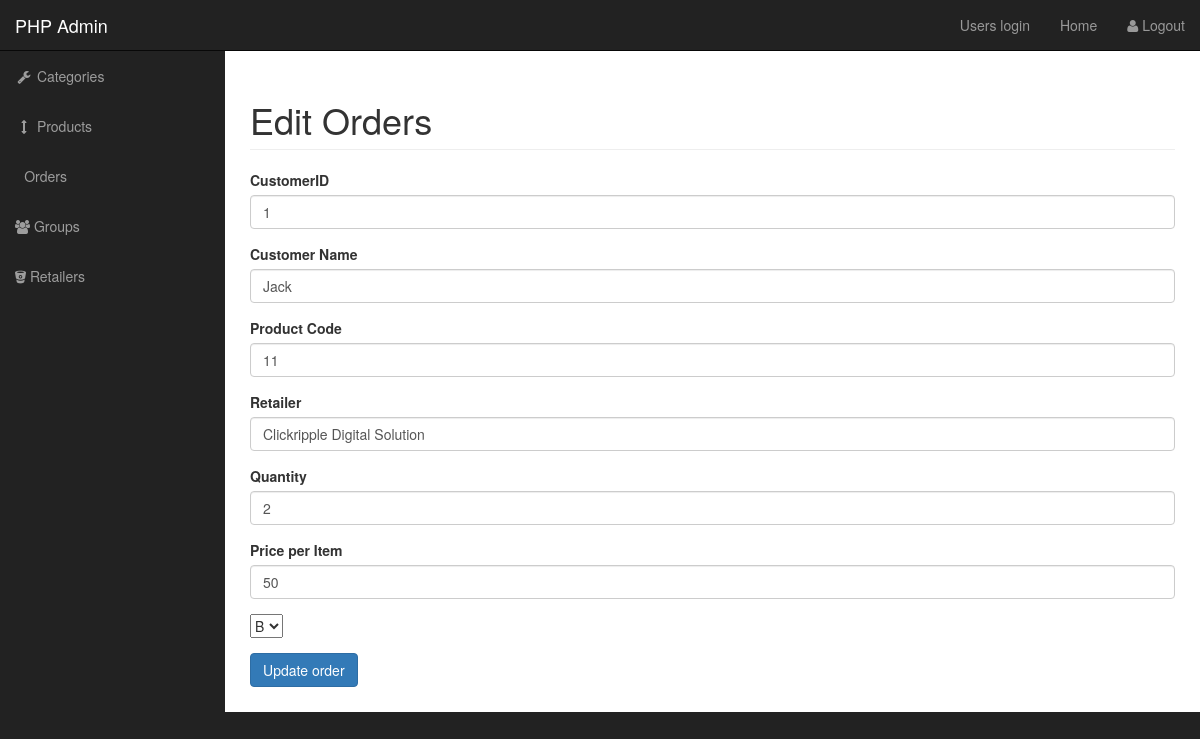
The app's page /admin/edit_orders.php?order_id=1 with its own data.
### tables this page shows
CREATE TABLE `orders` (
  `orderID` int(11) NOT NULL,
  `customerID` varchar(11) NOT NULL,
  `orderDate` date NOT NULL,
  `customerName` varchar(255) NOT NULL,
  `productCode` varchar(11) NOT NULL,
  `retail_source` varchar(255) NOT NULL,
  `quantity` int(11) NOT NULL,
  `price_per_item` double NOT NULL,
  `total_price` double DEFAULT NULL,
  `order_groupId` int(11) NOT NULL
);

### admin/edit_orders.php (the view, shortened to what this page needs)
<?php include "../inc/connect.php"; ?>
<?php  include "includes/admin_header.php" ?>
    <div id="wrapper">
       <?php  include "includes/admin_navigation.php" ?>
<div id="page-wrapper">
            <div class="container-fluid">
                <div class="row">
                    <div class="col-lg-12">
                        <h1 class="page-header">
                          Edit Orders
                        </h1>
<?php
if(isset($_GET['order_id'])){
    $get_order_id = $_GET['order_id'];
	}
	 $query = "SELECT * FROM orders WHERE orderID = $get_order_id ";
	 $select_order = mysqli_query($conn, $query);
	while($row = mysqli_fetch_assoc($select_order)) {
	$customerID = $row['customerID'];
	$customerName = $row['customerName'];
	$productCode = $row['productCode'];
	$retail_source = $row['retail_source'];
	$quantity = $row['quantity'];
	$price_per_item = $row['price_per_item'];
    }
?>
<form action="" method="post" enctype="multipart/form-data">
<div class= "form-group">
<label for= "customerID"> CustomerID </label>
<input value= "<?php echo $customerID; ?>" type="text" class= "form-control" name="customerID">
</div>
<div class= "form-group">
<label for= "customerName"> Customer Name </label>
<input value= "<?php echo $customerName; ?>" type="text" class= "form-control" name="customerName">
</div>
<div class= "form-group">
<label for= "productCode"> Product Code </label>
<input value= "<?php echo $productCode; ?>" type="text" class= "form-control" name="productCode">
</div>
<div class= "form-group">
<label for= "retail_source"> Retailer </label>
<input value= "<?php echo $retail_source; ?>" type="text" class= "form-control" name="retail_source">
</div>
<div class= "form-group">
<label for= "quantity"> Quantity </label>
<input value= "<?php echo $quantity; ?>" type="text" class= "form-control" name="quantity">
</div>
<div class= "form-group">
<label for= "price_per_item"> Price per Item</label>
<input value= "<?php echo $price_per_item; ?>" type="text" class= "form-control" name="price_per_item">
</div>
<div class= "form-group">
<select name="order_groupId" id="">
<?php
$query = "SELECT * FROM groups";
$select_groups = mysqli_query($conn, $query);
while($row = mysqli_fetch_assoc($select_groups)){
$groupId = $row['groupId'];
$group_category = $row['group_category'];
     echo "<option value='$groupId'>{$group_category}</option>";
	}
?>
</select>
</div>
<div class= "form-group">
<input type="submit" class= "btn btn-primary" name="update_order" value="Update order">
</div>
</form>

### admin/css/sb-admin.css (style rules this page uses)
body { margin-top: 100px; background-color: #222; }
@media (min-width:768px) { body { margin-top: 50px; } }
#wrapper { padding-left: 0; }
#page-wrapper { width: 100%; padding: 0; background-color: #fff; }
@media (min-width:768px) { #wrapper { padding-left: 225px; } }
@media (min-width:768px) { #page-wrapper { padding: 10px; } }

### records on screen
orders: customerID "1", customerName "Jack", productCode "11", retail_source "Clickripple Digital Solution", quantity "2", price_per_item "50"

### other values on screen
form field order_groupId "B"
